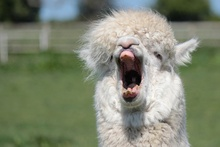
%> input picture alpaca.jpg, 220 x 147 px, shrunk from 640 x 427 before the run
$ octave try_filter_nonlinear_maxandmin.m   (GNU Octave 9; MATLAB toolbox functions it lacks are replaced by stand-ins)
%> lines starting %> are read from the running program, lines starting %| are printed output that depends on the picture
clear; clc;
I0 = imread('alpaca.jpg');
%> I0 is the input picture: size 147x220x3 uint8; mean R, G, B 127.5, 134.3, 114.4
I = rgb2gray(I0);
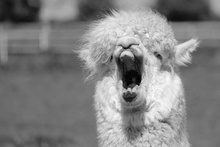
%> I: size 147x220 uint8; min 2, max 253, mean 130
siz = 3;
I2 = uint8(zeros(size(I,1),size(I,2)));
I3 = uint8(zeros(size(I,1),size(I,2)));
for i = 1:size(I,1)
    for j = 1:size(I,2)
        c = 1;
        for a = -1:1
            for b = -1:1
                if i+a>0 && j+b >0
                    if i+a<=size(I,1) && j+b <=size(I,2)
                        I1(c) = I(i+a,j+b);
                        c = c+1;
                    end
                end
            end
        end
        I2(i,j) = max(I1);
        I3(i,j) = min(I1);
    end
end
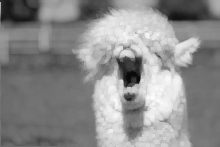
%> I2: size 147x220 uint8; min 8, max 253, mean 140
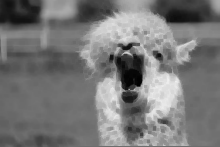
%> I3: size 147x220 uint8; min 2, max 238, mean 119.6
%> after the loop, I1 = [109 109 109 109 109 109 109 109 109]

output = I2;
subplot(3,2,1);imshow(I); title('input');
subplot(3,2,2);histogram(I);
subplot(3,2,3);imshow(output);title('max filter result');
subplot(3,2,4);histogram(output);
subplot(3,2,5);imshow(I3); title('min filter result');
subplot(3,2,6);histogram(I3);
%> after `histogram(I3)`:
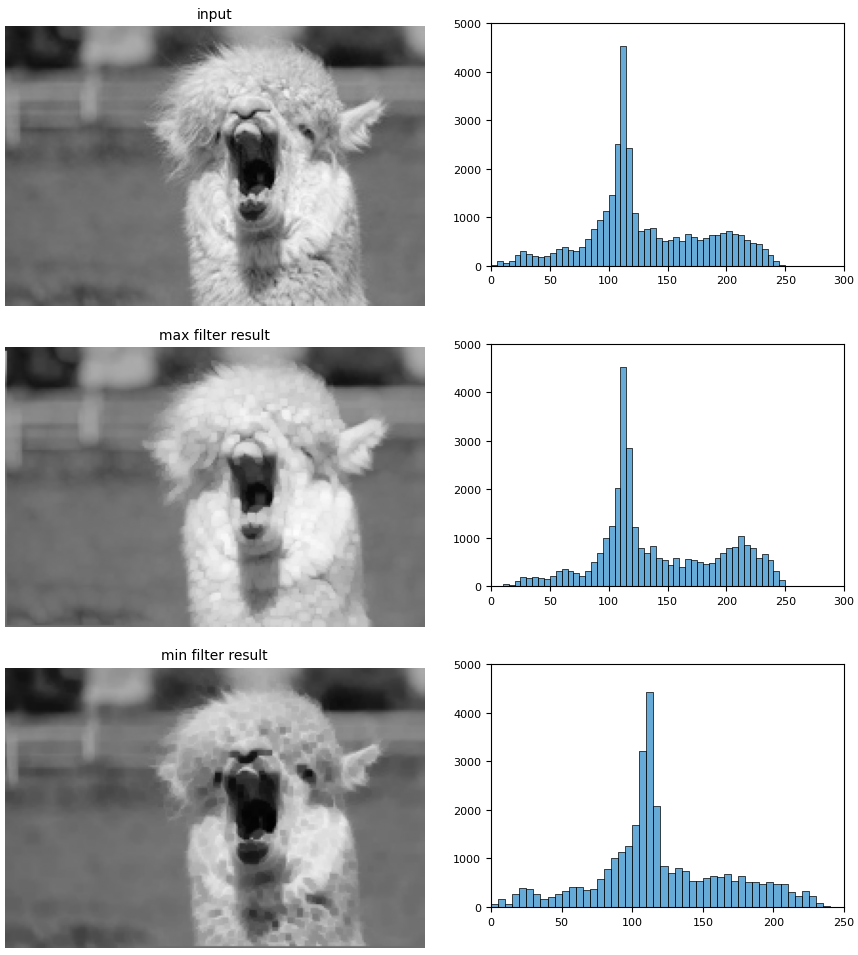
%> figure redrawn from the program's plot data, 6 panels
